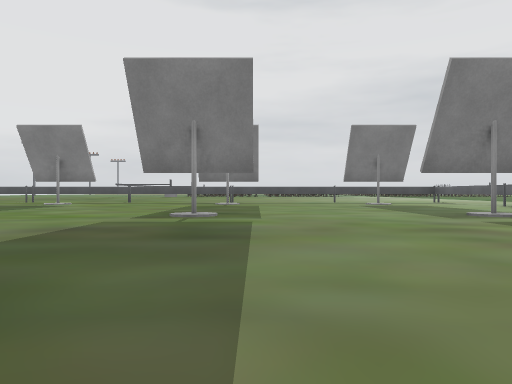
[1] (above)

16 first-person views from a walk through a Webots world. The camera is 0.5 m above the floor, looks level and sees 70° across. The floor is counted in squares, 2 m on a side. Each view is taken from the middle of a square. On the plan, view 1 faces up. The plan holds only what a view shows up to about 9 squares ahead; the rest is blank. The place goes on beyond the plan. Robots are left out. Webots' stock objects and surfaces are drawn as simple stand-ins.

[2]
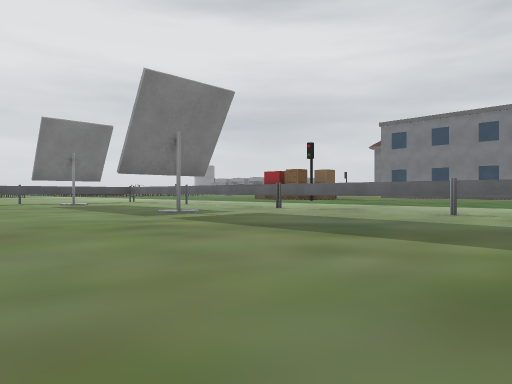

[3]
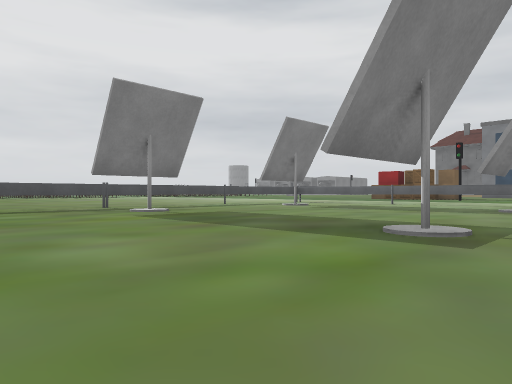

[4]
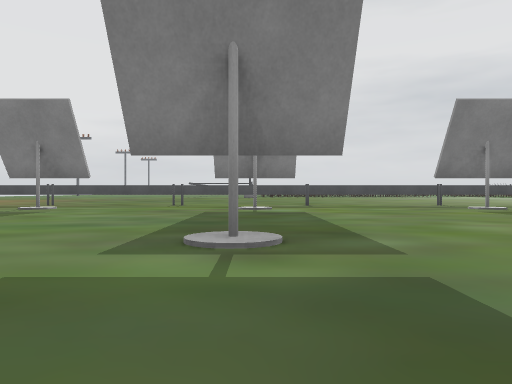

[5]
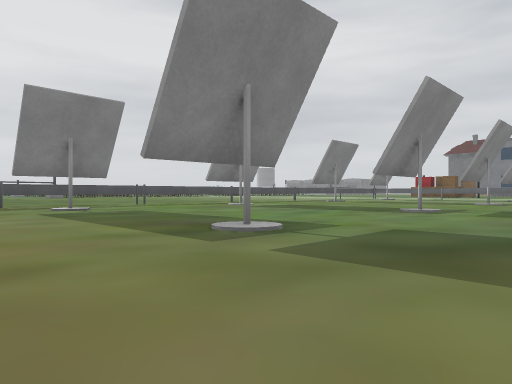

[6]
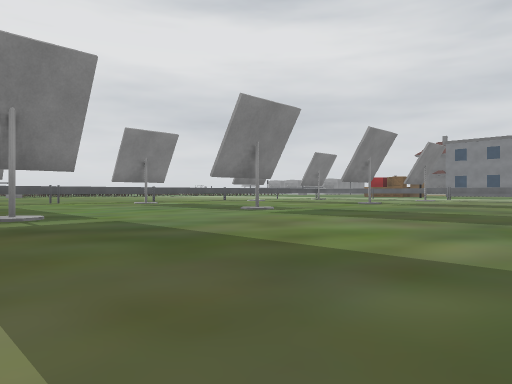

[7]
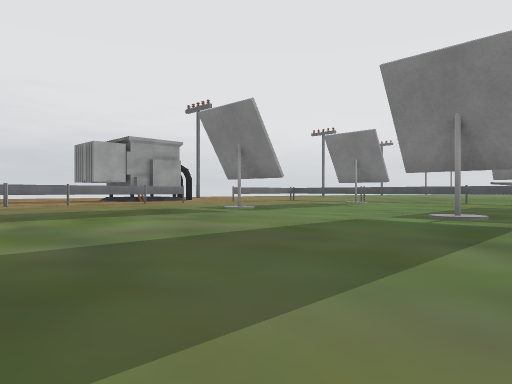

[8]
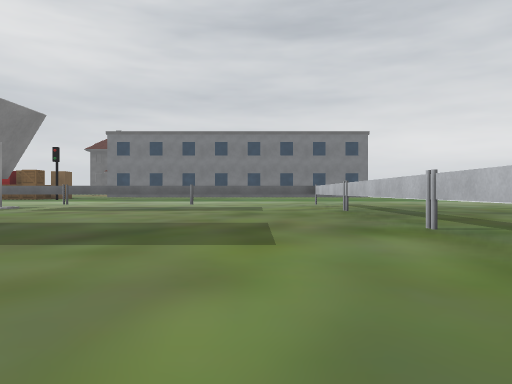

[9]
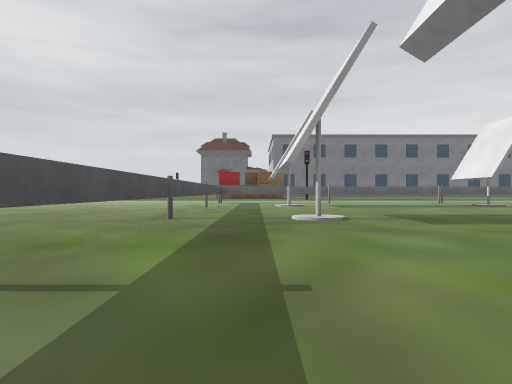

[10]
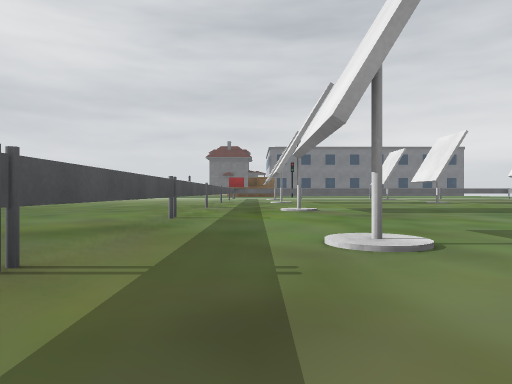

[11]
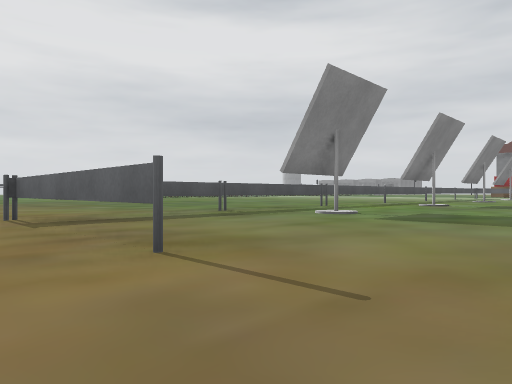

[12]
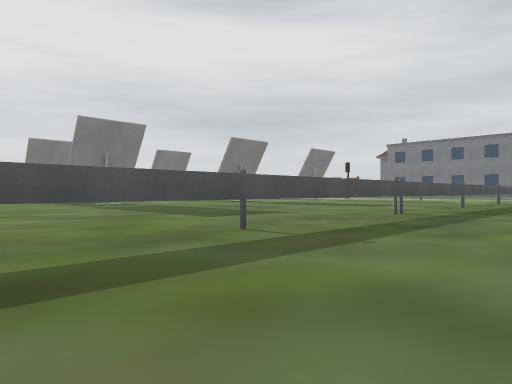

[13]
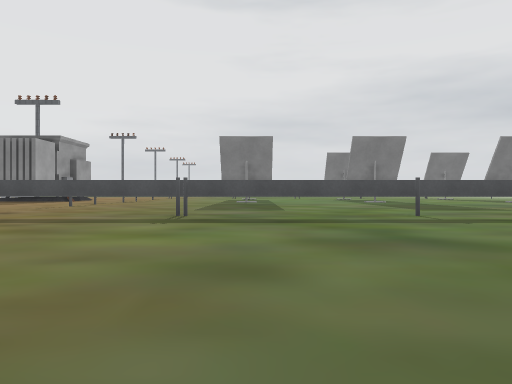

[14]
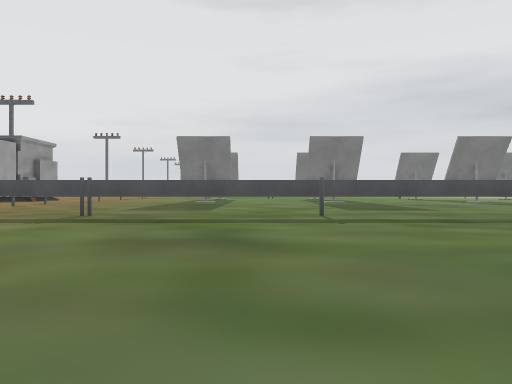

[15]
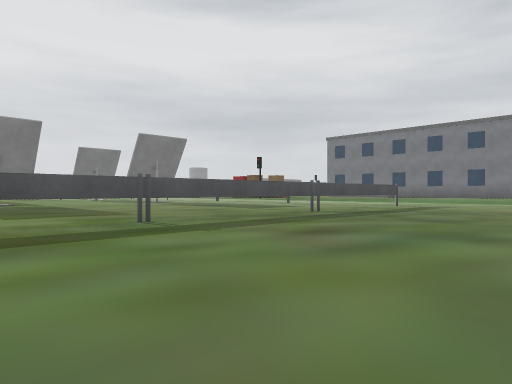

[16]
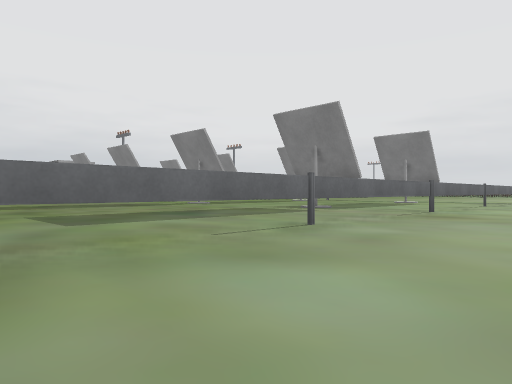

### Floor plan
Key: @ floor where view 1 was taken; # wall or solid block; . floor; = window, fence, low wall or low ledge; O other object.
Columns run from 13 left of view 1 to 10 right of it. Each row starts with its distance up from view 1.
 15     ..
 14     ...
 13     ....    ..
 12    ...... .........
 11    ................
 10    ................
  9    =##=#####==#===.
  8   .#..O.....OO.OO=.
  7   .=.....O.......=..
  6   ...............#...
  5  O...............#....
  4 O..=..O..O..OO.OO=.....
  3 ...#.............#......
  2 ...#.............#......
  1   .#.............#....
  0    #.........@...#...
 -1    =#############=....
 -2     ..................
 -3     ...... .........
 -4      ....  .... ....
 -5       ..         ...

Where each view was taken, in squares from view 1:
view 1: 0 up, 0 right, facing up
view 2: 0 up, 0 right, facing up-right
view 3: 3 up, 3 left, facing up-right
view 4: 2 up, 4 left, facing up
view 5: 2 up, 9 left, facing up-right
view 6: 0 up, 8 left, facing up-right
view 7: 0 up, 3 left, facing up-left
view 8: 0 up, 3 left, facing right
view 9: 8 up, 4 left, facing right
view 10: 8 up, 9 left, facing right
view 11: 5 up, 11 left, facing up-right
view 12: 3 down, 7 left, facing up-right
view 13: 5 down, 7 left, facing up
view 14: 5 down, 6 left, facing up
view 15: 4 down, 2 left, facing up-right
view 16: 1 down, 6 right, facing up-left
